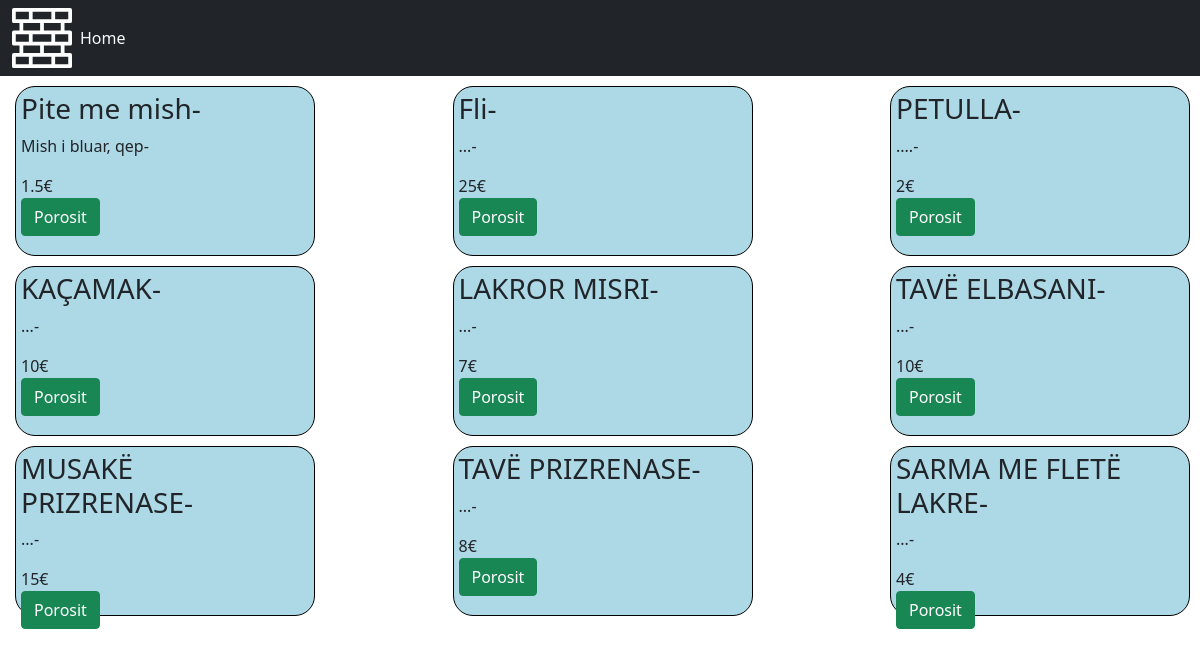
The page /albanianfUser.php on the database its author committed.
### tables this page shows
CREATE TABLE `albanianf` (
  `id` int(11) NOT NULL,
  `emriUshqimit` varchar(100) NOT NULL,
  `permbajtja` varchar(200) NOT NULL,
  `cmimi` varchar(50) NOT NULL
);

### albanianfUser.php (the view, shortened to what this page needs)
<?php
    require 'config.php';
$sql = "SELECT * from albanianf";
	$prep = $con->prepare($sql);
	$prep->execute();
	$datas = $prep->fetchAll();
    ?>
<?php require 'head.php';?>
<body>
<nav class="navbar navbar-expand-lg navbar-light bg-dark">
<div class="container-fluid">
    <div class="collapse navbar-collapse" id="navbarScroll">
      <ul class="navbar-nav me-auto my-2 my-lg-0 navbar-nav-scroll" style="--bs-scroll-height: 100px;">
        <li class="nav-item text-light">
          <a class="nav-link active text-light" aria-current="page" href="index3.php">Home</a>
        </li>
      </ul>
    </div>
  </div>
</nav>
<div style="display:flex;
			flex-direction:row;
			justify-content: space-between;
			flex-wrap: wrap; padding:10px;">
			<?php foreach($datas as $data): ?>
    			<div style="height:170px;
							width:300px;
							Border: solid black 1px;
							Border-radius:20px;
							padding:5px;
							background-color:lightblue;
							margin-left:5px;
							margin-bottom:10px;">
      				<h3 >
						  <?php echo $data['emriUshqimit']; ?>-
					</h3>
      				<p >
						  <?php echo $data['permbajtja']; ?>-
					</p>
      				<span>
						  <?php echo $data['cmimi']; ?>€
					</span><br>
      				<button  type="submit" name="submit" class="btn btn-success">Porosit</button>
				</div>
			<?php endforeach; ?>
		</div>
<?php require 'footer.php';?>
</body>

### css/style.css (style rules this page uses)
* { margin: 0; padding: 0; }

### rows shown on the page
albanianf: emriUshqimit "Pite me mish", permbajtja "Mish i bluar, qep", cmimi "1.5"
albanianf: emriUshqimit "Fli", permbajtja "...", cmimi "25"
albanianf: emriUshqimit "PETULLA", permbajtja "....", cmimi "2"
albanianf: emriUshqimit "KAÇAMAK", permbajtja "...", cmimi "10"
albanianf: emriUshqimit "LAKROR MISRI", permbajtja "...", cmimi "7"
albanianf: emriUshqimit "TAVË ELBASANI", permbajtja "...", cmimi "10"
albanianf: emriUshqimit "MUSAKË PRIZRENASE", permbajtja "...", cmimi "15"
albanianf: emriUshqimit "TAVË PRIZRENASE", permbajtja "...", cmimi "8"
albanianf: emriUshqimit "SARMA ME FLETË LAKRE", permbajtja "...", cmimi "4"
